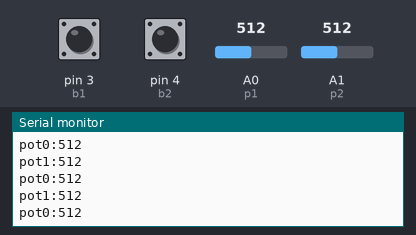
A sketch run on a simulated Arduino Uno, built with avr-gcc and run on an emulated ATmega328P. On the bench: the last lines printed to the serial monitor. The test bench sets the inputs (shaded band); at power-on: A0 (p1) = 512, A1 (p2) = 512, pin 3 (b1) HIGH, pin 4 (b2) HIGH.

Above: at 1.2 s.
1.3 s: A0 (p1) set to 108
At 1.9 s:
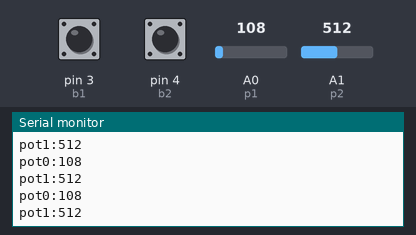
2.8 s: A0 (p1) set to 89
At 3.7 s:
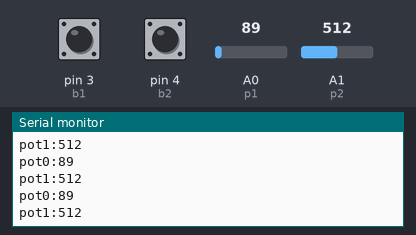
4.3 s: A1 (p2) set to 992
At 4.8 s:
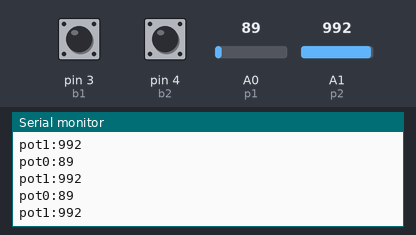
5.8 s: A1 (p2) set to 1013
At 6.3 s:
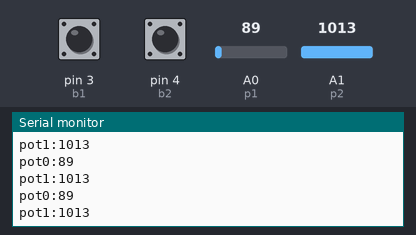
Timing chart, 0 to 8.8 s (numbered marks = the images above; inputs shaded):
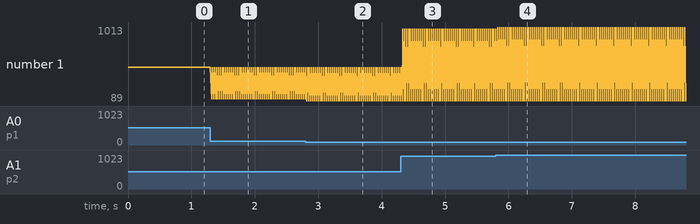

Measured:
- after the input at 1.3 s, the serial monitor: prints a new line at once (image 1)
- after the input at 2.8 s, the serial monitor: prints a new line at once (image 2)
- after the input at 4.3 s, the serial monitor: prints a new line at once (image 3)
- after the input at 5.8 s, the serial monitor: prints a new line at once (image 4)
- plotted number 1: 512 → 108 after the input at 1.3 s, 108 → 89 after the input at 2.8 s

The sketch:

multisensor.ino
```cpp
int p1 = 0;
int p2 = 1;

int b1 = 3;
int b1t = 0;
int b1g = true;
int b1tg = true;

int b2 = 4;
int b2t = 0;
int b2g = true;
int b2tg = true;


void setup(){
  Serial.begin(9600);
  pinMode(b1, INPUT_PULLUP);
}
void loop(){
  //POTS
  int v1 = analogRead(p1);
  int v2 = analogRead(p2);
  Serial.print("pot0:");
  Serial.println(v1);
  Serial.print("pot1:");
  Serial.println(v2);
  //BUTTONS

  ////b1////
  //////Momentary
  if(b1g){
    if( digitalRead(b1) == LOW ){ // if button A is pressed
      b1g = false;
      Serial.print("b0:");
      Serial.println(1);
    }
  }
  //////if button is released
  if(!b1g){
    if(digitalRead(b1) == HIGH){
      b1g = true;
      Serial.print("b0:");
      Serial.println(0);
    }
  }
  //////Toggle
  if(b1tg){
    if( digitalRead(b1) == LOW ){ // if button A is pressed
      b1tg = false;
      b1t = (b1t+1)%2;
      Serial.print("bt0:");
      Serial.println(b1t);
    }
  }
  //////if button is released
  if(!b1tg){
    if(digitalRead(b1) == HIGH){
      b1tg = true;
    }
  }

  ////b2////
  //////Momentary
  if(b2g){
    if( digitalRead(b2) == LOW ){ // if button A is pressed
      b2g = false;
      Serial.print("b1:");
      Serial.println(1);
    }
  }
  //////if button is released
  if(!b2g){
    if(digitalRead(b2) == HIGH){
      b2g = true;
      Serial.print("b1:");
      Serial.println(0);
    }
  }
  //////Toggle
  if(b2tg){
    if( digitalRead(b2) == LOW ){ // if button A is pressed
      b2tg = false;
      b2t = (b2t+1)%2;
      Serial.print("bt1:");
      Serial.println(b2t);
    }
  }
  //////if button is released
  if(!b2tg){
    if(digitalRead(b2) == HIGH){
      b2tg = true;
    }
  }
  delay(30);
}
```
